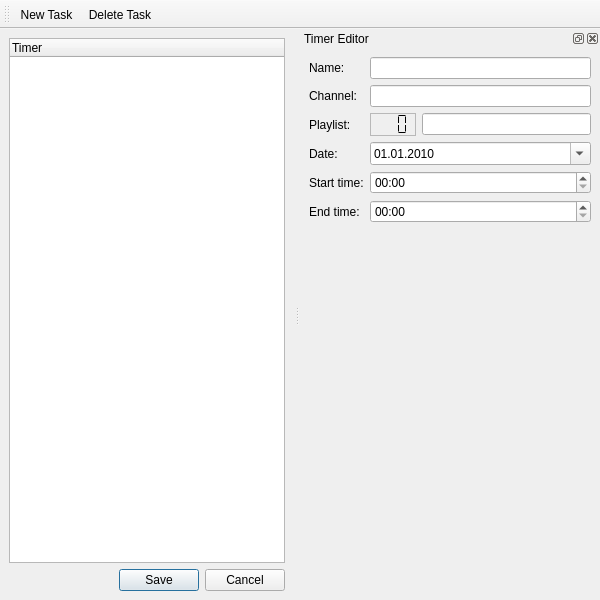
<?xml version="1.0" encoding="UTF-8"?>
<ui version="4.0">
 <class>TimersManager</class>
 <widget class="QMainWindow" name="TimersManager">
  <property name="geometry">
   <rect>
    <x>0</x>
    <y>0</y>
    <width>600</width>
    <height>600</height>
   </rect>
  </property>
  <property name="windowTitle">
   <string>Timers</string>
  </property>
  <property name="windowIcon">
   <iconset resource="images.qrc">
    <normaloff>:/icons/images/clock.png</normaloff>:/icons/images/clock.png</iconset>
  </property>
  <widget class="QWidget" name="centralwidget">
   <layout class="QVBoxLayout" name="verticalLayout">
    <property name="margin">
     <number>0</number>
    </property>
    <item>
     <widget class="QStackedWidget" name="mainWidget">
      <widget class="QWidget" name="pageMain">
       <layout class="QVBoxLayout" name="verticalLayout_2">
        <item>
         <widget class="QTreeWidget" name="timersWidget">
          <column>
           <property name="text">
            <string>Timer</string>
           </property>
          </column>
         </widget>
        </item>
        <item>
         <widget class="QDialogButtonBox" name="buttonBox">
          <property name="standardButtons">
           <set>QDialogButtonBox::Cancel|QDialogButtonBox::Save</set>
          </property>
         </widget>
        </item>
       </layout>
      </widget>
      <widget class="QWidget" name="pageNew">
       <layout class="QVBoxLayout" name="verticalLayout_3">
        <item>
         <widget class="QPushButton" name="buttonCreate">
          <property name="text">
           <string>Create</string>
          </property>
         </widget>
        </item>
        <item>
         <layout class="QHBoxLayout" name="horizontalLayout_2">
          <item>
           <widget class="QLabel" name="labelNameNew">
            <property name="text">
             <string>Name:</string>
            </property>
           </widget>
          </item>
          <item>
           <widget class="QLineEdit" name="editNameNew"/>
          </item>
         </layout>
        </item>
        <item>
         <widget class="QLabel" name="labelNew">
          <property name="text">
           <string>Select a channel from the list below:</string>
          </property>
         </widget>
        </item>
        <item>
         <widget class="PlaylistWidget" name="playlistWidget" native="true"/>
        </item>
       </layout>
      </widget>
     </widget>
    </item>
   </layout>
  </widget>
  <widget class="QToolBar" name="toolBar">
   <property name="iconSize">
    <size>
     <width>22</width>
     <height>22</height>
    </size>
   </property>
   <property name="toolButtonStyle">
    <enum>Qt::ToolButtonTextBesideIcon</enum>
   </property>
   <attribute name="toolBarArea">
    <enum>TopToolBarArea</enum>
   </attribute>
   <attribute name="toolBarBreak">
    <bool>false</bool>
   </attribute>
   <addaction name="actionNew"/>
   <addaction name="actionDelete"/>
  </widget>
  <widget class="QDockWidget" name="editor">
   <property name="minimumSize">
    <size>
     <width>300</width>
     <height>286</height>
    </size>
   </property>
   <property name="windowTitle">
    <string>Timer Editor</string>
   </property>
   <attribute name="dockWidgetArea">
    <number>2</number>
   </attribute>
   <widget class="QWidget" name="dockWidgetContents">
    <layout class="QGridLayout" name="gridLayout">
     <item row="0" column="0">
      <widget class="QLabel" name="labelName">
       <property name="text">
        <string>Name:</string>
       </property>
      </widget>
     </item>
     <item row="1" column="0">
      <widget class="QLabel" name="labelChannel">
       <property name="text">
        <string>Channel:</string>
       </property>
      </widget>
     </item>
     <item row="2" column="0">
      <widget class="QLabel" name="labelPlaylist">
       <property name="text">
        <string>Playlist:</string>
       </property>
      </widget>
     </item>
     <item row="3" column="0">
      <widget class="QLabel" name="labelDate">
       <property name="text">
        <string>Date:</string>
       </property>
      </widget>
     </item>
     <item row="4" column="0">
      <widget class="QLabel" name="labelStartTime">
       <property name="text">
        <string>Start time:</string>
       </property>
      </widget>
     </item>
     <item row="5" column="0">
      <widget class="QLabel" name="labelEndTime">
       <property name="text">
        <string>End time:</string>
       </property>
      </widget>
     </item>
     <item row="0" column="1">
      <widget class="QLineEdit" name="editName"/>
     </item>
     <item row="1" column="1">
      <widget class="QLineEdit" name="editChannel">
       <property name="readOnly">
        <bool>true</bool>
       </property>
      </widget>
     </item>
     <item row="3" column="1">
      <widget class="QDateEdit" name="editDate">
       <property name="displayFormat">
        <string>dd.MM.yyyy</string>
       </property>
       <property name="calendarPopup">
        <bool>true</bool>
       </property>
       <property name="date">
        <date>
         <year>2010</year>
         <month>1</month>
         <day>1</day>
        </date>
       </property>
      </widget>
     </item>
     <item row="4" column="1">
      <widget class="QTimeEdit" name="editStartTime">
       <property name="displayFormat">
        <string>hh:mm</string>
       </property>
      </widget>
     </item>
     <item row="5" column="1">
      <widget class="QTimeEdit" name="editEndTime">
       <property name="displayFormat">
        <string>hh:mm</string>
       </property>
      </widget>
     </item>
     <item row="2" column="1">
      <layout class="QHBoxLayout" name="horizontalLayout">
       <item>
        <widget class="QLCDNumber" name="editNum">
         <property name="maximumSize">
          <size>
           <width>16777215</width>
           <height>32</height>
          </size>
         </property>
         <property name="frameShape">
          <enum>QFrame::StyledPanel</enum>
         </property>
         <property name="lineWidth">
          <number>0</number>
         </property>
         <property name="numDigits">
          <number>3</number>
         </property>
         <property name="segmentStyle">
          <enum>QLCDNumber::Flat</enum>
         </property>
        </widget>
       </item>
       <item>
        <widget class="QLineEdit" name="editPlaylist">
         <property name="readOnly">
          <bool>true</bool>
         </property>
        </widget>
       </item>
      </layout>
     </item>
     <item row="7" column="1">
      <spacer name="verticalSpacer">
       <property name="orientation">
        <enum>Qt::Vertical</enum>
       </property>
       <property name="sizeHint" stdset="0">
        <size>
         <width>20</width>
         <height>40</height>
        </size>
       </property>
      </spacer>
     </item>
    </layout>
   </widget>
  </widget>
  <action name="actionNew">
   <property name="icon">
    <iconset resource="images.qrc">
     <normaloff>:/icons/images/schedule.png</normaloff>:/icons/images/schedule.png</iconset>
   </property>
   <property name="text">
    <string>New Task</string>
   </property>
  </action>
  <action name="actionDelete">
   <property name="icon">
    <iconset resource="images.qrc">
     <normaloff>:/icons/images/editdelete.png</normaloff>:/icons/images/editdelete.png</iconset>
   </property>
   <property name="text">
    <string>Delete Task</string>
   </property>
  </action>
 </widget>
 <customwidgets>
  <customwidget>
   <class>PlaylistWidget</class>
   <extends>QWidget</extends>
   <header>ui/PlaylistWidget.h</header>
   <container>1</container>
  </customwidget>
 </customwidgets>
 <resources>
  <include location="images.qrc"/>
 </resources>
 <connections/>
</ui>
